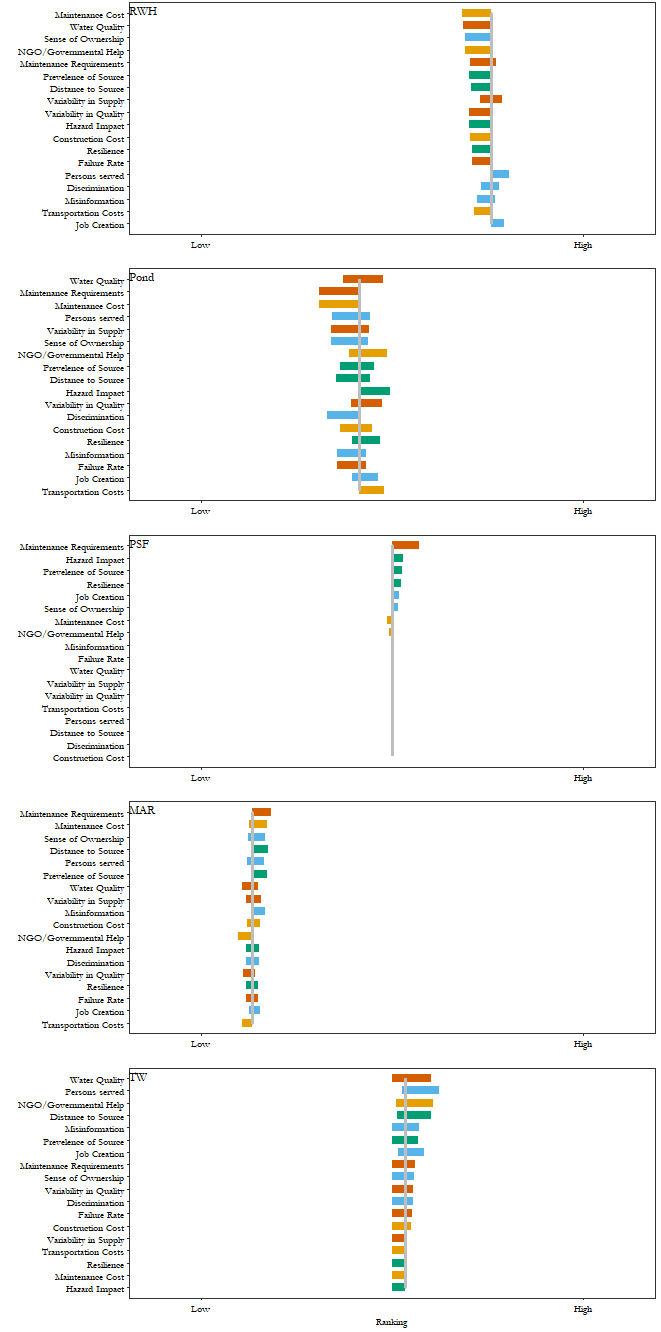

Reproduce this figure in R.
# Clear directory
#rm(list = ls())

# ===========================================================================================================
# Set working directory
setwd(dirname(rstudioapi::getActiveDocumentContext()$path))

# ===========================================================================================================
# Read in data
source("MCDA_data_read.r")

# ===========================================================================================================
# Reset working directory
setwd(dirname(rstudioapi::getActiveDocumentContext()$path))

# ===========================================================================================================
# NGO
# ===========================================================================================================
MAVT_low2 <- array(NA, dim = c(5, 18, 5))
MAVT_high2 <- array(NA, dim = c(5, 18, 5))
for (count in 1:5) {
  for (count2 in 1:18) {
    performanceMatrix.low <- performanceMatrix
    performanceMatrix.high <- performanceMatrix
    performanceMatrix.low[count,count2] <- 0.0
    performanceMatrix.high[count,count2] <- 100.0
    # MAVT, low
    MAVT_matrix_low <- t(performanceMatrix.low)*weights$ngo
    MAVT_low <- colSums(MAVT_matrix_low)
    MAVT_low2[,count2, count] <- (MAVT_low-median(MAVT_low))/diff(range(MAVT_low))
    # MAVT, high
    MAVT_matrix_high <- t(performanceMatrix.high)*weights$ngo
    MAVT_high <- colSums(MAVT_matrix_high)
    MAVT_high2[,count2, count] <- (MAVT_high-median(MAVT_high))/diff(range(MAVT_high))
  }
}
df.low.rwh <- data.frame("Criteria" = criteria.text,  "Low" = MAVT_low2[1,,1], "Alternative" = alternatives[1])
df.low.pond <- data.frame("Criteria" = criteria.text, "Low" = MAVT_low2[2,,2], "Alternative" = alternatives[2])
df.low.psf <- data.frame("Criteria" = criteria.text,  "Low" = MAVT_low2[3,,3], "Alternative" = alternatives[3])
df.low.mar <- data.frame("Criteria" = criteria.text, "Low" = MAVT_low2[4,,4], "Alternative" = alternatives[4])
df.low.tw <- data.frame("Criteria" = criteria.text,  "Low" = MAVT_low2[5,,5], "Alternative" = alternatives[5])

df.high.rwh <- data.frame("Criteria" = criteria.text,  "High" = MAVT_high2[1,,1], "Alternative" = alternatives[1])
df.high.pond <- data.frame("Criteria" = criteria.text, "High" = MAVT_high2[2,,2], "Alternative" = alternatives[2])
df.high.psf <- data.frame("Criteria" = criteria.text,  "High" = MAVT_high2[3,,3], "Alternative" = alternatives[3])
df.high.mar <- data.frame("Criteria" = criteria.text,  "High" = MAVT_high2[4,,4], "Alternative" = alternatives[4])
df.high.tw <- data.frame("Criteria" = criteria.text, "High" = MAVT_high2[5,,5], "Alternative" = alternatives[5])

start <- data.frame(c(1107.7996 , 799.8645 , 878.0566 , 549.9663 , 907.6770))
start <- data.frame(c(0.41184879, -0.14017106,  0.00000000, -0.58815121,  0.05309897))
#==============================================================================================================================
source("TornadoRestructure.r")
#======================================================================================

png(file = "TornadoNGO.png", width = 661, height = 1332)
source("TornadoPlot.r")
dev.off()

# ============================================================================
# ============================================================================

png(file = "TornadoNGOZoom.png", width = 661, height = 700)
source("TornadoPlotZoom.r")
dev.off()

